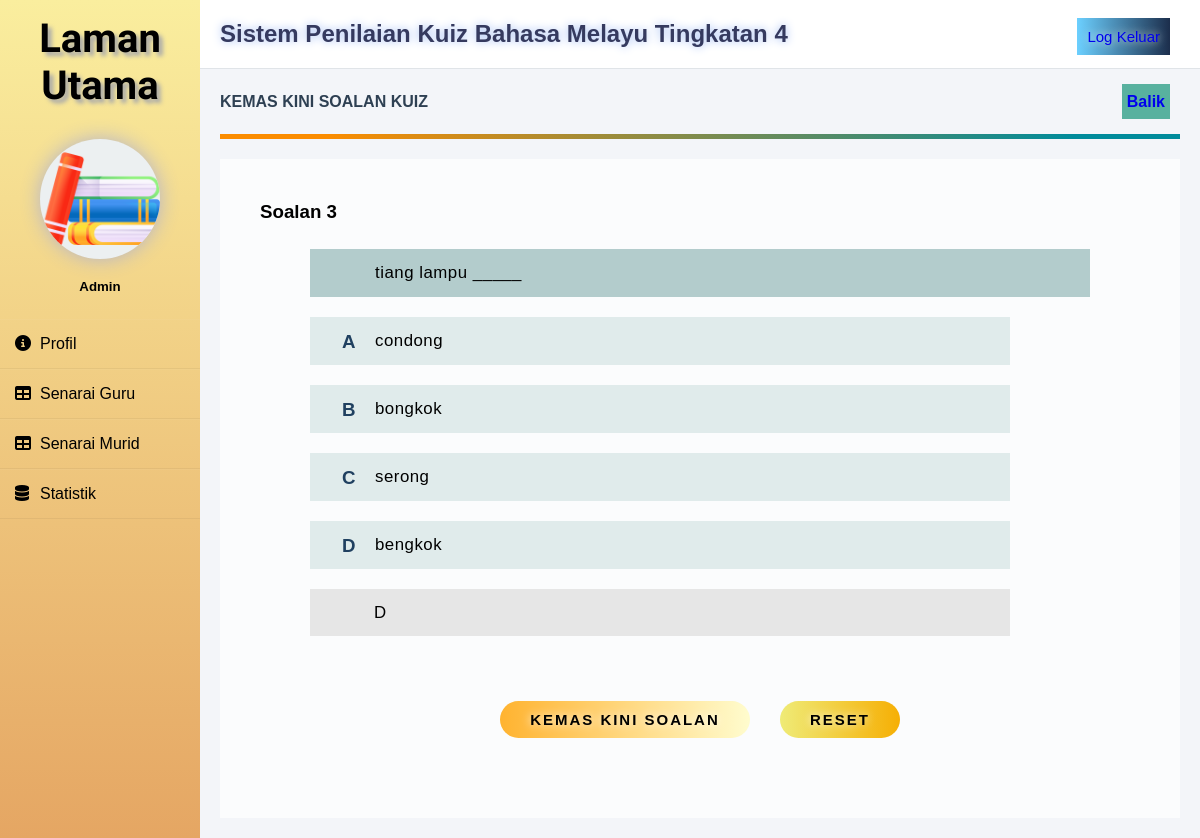
/kemaskinisoalan.php?idsoal=S3 (signed in), run on an earlier commit of the app's database.
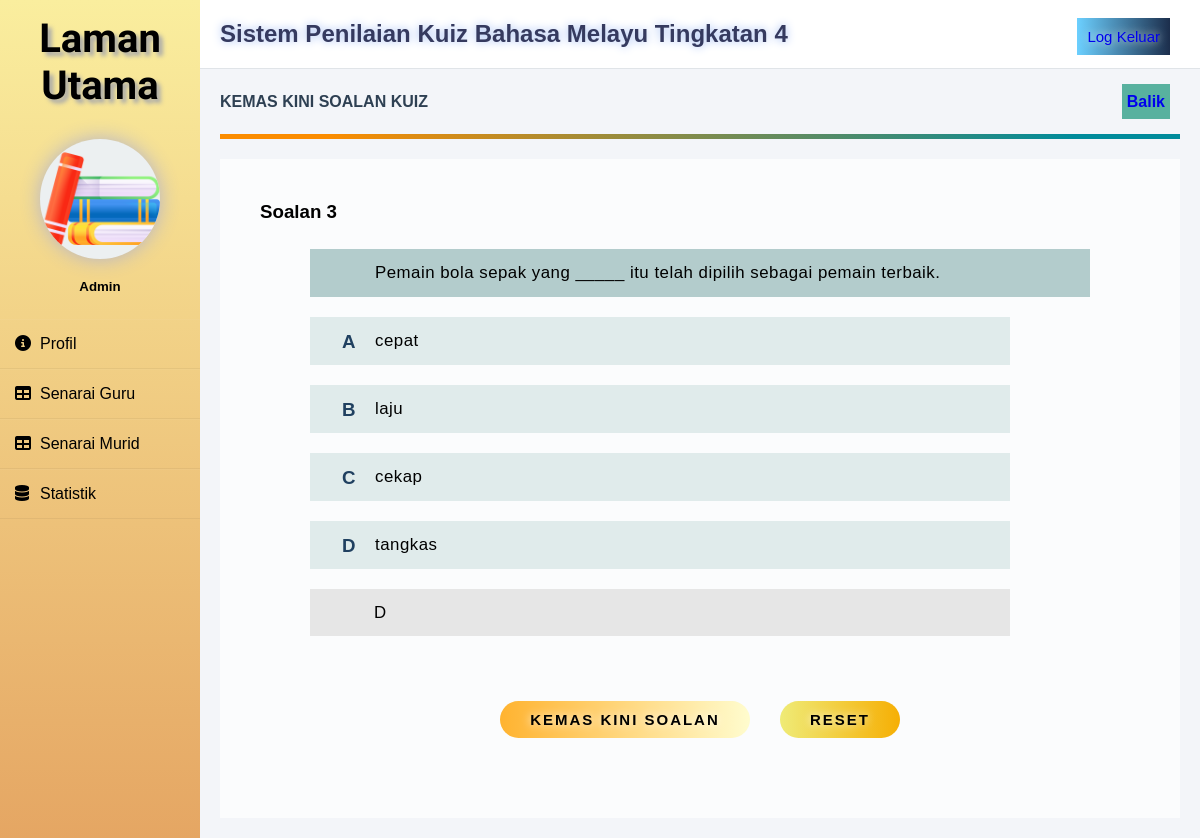
And on a later commit of the database.
### tables this page shows
CREATE TABLE `soalan` (
  `idsoal` varchar(10) NOT NULL,
  `nosoal` varchar(5) NOT NULL,
  `soal` varchar(100) NOT NULL,
  `idtopik` varchar(10) NOT NULL
);

### kemaskinisoalan.php (the view, shortened to what this page needs)
<?php
require 'connect.php';
include('template/sidebar.php');
?>
<head>
    <link rel="stylesheet" href="css/kemaskinisoalanstyle.css?v=<?php echo time(); ?>">
</head>
        <div class="space">
            <div class="header">
                <h2>Sistem Penilaian Kuiz Bahasa Melayu Tingkatan 4</h2>
                <div class="logoutbutton"><a href="logout.php">Log Keluar</a></div>
            </div>
            <div class="maincontent">
                <div class="title">KEMAS KINI SOALAN KUIZ</div>
                <div class="balik"><a href="#" onclick="history.go(-1)">Balik</a></div>
                <div class="separator"></div>
                <div class="detailbox">
                    <?php
                        $idsoal=$_GET['idsoal'];
                        $pilihsoalan=mysqli_query($conn, "SELECT * FROM soalan WHERE idsoal='$idsoal'");
                        while ($datasoalan=mysqli_fetch_array($pilihsoalan)){
                            $soal=$datasoalan['soal'];
                            $nosoal=$datasoalan['nosoal'];
                        }
                        $pilihan=mysqli_query($conn, "SELECT * FROM pilihan
                        WHERE idsoal='$idsoal' AND idsoal IN (
                                SELECT idsoal
                                FROM pilihan
                                GROUP BY idsoal
                                HAVING COUNT(distinct plhjwp) > 1
                            )"
                        );
                        $plhjwp=array();
                        while ($datapilihan=mysqli_fetch_array($pilihan)){
                            array_push($plhjwp,($datapilihan['plhjwp']));
                        }
                    ?>
                    <h3>Soalan <?php echo $nosoal;?></h3><br>
                    <h3>
                    <?php
                    echo '
                    <form id="formsoalan" name="question" class="updatequestionform" action="proseskemaskinisoalan.php?idsoal=' . @$_GET['idsoal'] . '" method="post" spellcheck="false">
                    ';
                    echo '
                        <div id="forminputsoalan" class="forminputsoalan">
                            <input class="soalan" type="text" name="soalan" placeholder="Soalan" value="'.$soal.'" required>
                        </div>
                        <div class="forminput">
                            <input type="text" name="pilihanA" placeholder="Pilihan Jawapan A" value="'.$plhjwp[0].'" required>
                            <p>A</p>
                        </div>
                        <div class="forminput">
                            <input type="text" name="pilihanB" placeholder="Pilihan Jawapan B" value="'.$plhjwp[1].'" required>
                            <p>B</p>
                        </div>
                        <div class="forminput">
                            <input type="text" name="pilihanC" placeholder="Pilihan Jawapan C" value="'.$plhjwp[2].'" required>
                            <p>C</p>
                        </div>
                        <div class="forminput">
                            <input type="text" name="pilihanD" placeholder="Pilihan Jawapan D" value="'.$plhjwp[3].'" required>
                            <p>D</p>
                        </div>
                        <div class="forminput">
                            <select class="jawapan" name="jwp" placeholder="Pilih jawapan yang betul." required>
                            <option value="" disabled selected hidden>Jawapan Soalan</option>
                            <option value="A">A</option>
                            <option value="B">B</option>
                            <option value="C">C</option>
                            <option value="D">D</option>
                            </select><br/><br/>
                        </div>';
                    ?>
                    <?php
                    echo '<div class="button">
                            <button class="submit" type="submit" name="update">Kemas Kini Soalan</button>
                            <button class="reset" type="reset">Reset</button>
                        </div>
                    </form>';
                    ?>
                    </h3>
                </div>
            </div>
        </div>
</body>
</html>

What changed in the data, as far as the page shows it:
changed soalan: soalan "tiang lampu _____" → "Pemain bola sepak yang _____ itu telah dipilih sebagai pemain terbaik."
Also different on the page:
form field pilihanA: "condong" → "cepat"
form field pilihanB: "bongkok" → "laju"
form field pilihanC: "serong" → "cekap"
form field pilihanD: "bengkok" → "tangkas"
